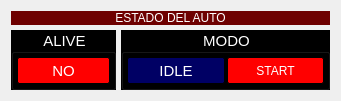
     <widget class="QWidget" name="verticalLayoutWidget_5">
      <property name="geometry">
       <rect>
        <x>20</x>
        <y>20</y>
        <width>341</width>
        <height>101</height>
       </rect>
      </property>
      <layout class="QVBoxLayout" name="verticalLayout_5" stretch="1,1">
       <property name="spacing">
        <number>5</number>
       </property>
       <item>
        <widget class="QLabel" name="label_5">
         <property name="sizePolicy">
          <sizepolicy hsizetype="Preferred" vsizetype="Fixed">
           <horstretch>0</horstretch>
           <verstretch>0</verstretch>
          </sizepolicy>
         </property>
         <property name="styleSheet">
          <string notr="true">background-color: rgb(110, 0, 0);
color: rgb(255, 255, 255);
font: 700 12pt &quot;Tahoma&quot;;</string>
         </property>
         <property name="frameShape">
          <enum>QFrame::NoFrame</enum>
         </property>
         <property name="frameShadow">
          <enum>QFrame::Plain</enum>
         </property>
         <property name="text">
          <string>ESTADO DEL AUTO</string>
         </property>
         <property name="alignment">
          <set>Qt::AlignCenter</set>
         </property>
         <property name="wordWrap">
          <bool>true</bool>
         </property>
        </widget>
       </item>
       <item>
        <layout class="QVBoxLayout" name="verticalLayout_30">
         <item>
          <layout class="QHBoxLayout" name="horizontalLayout_2" stretch="1,2">
           <property name="spacing">
            <number>5</number>
           </property>
           <item>
            <widget class="QGroupBox" name="VELOCITY_2">
             <property name="sizePolicy">
              <sizepolicy hsizetype="Preferred" vsizetype="Expanding">
               <horstretch>0</horstretch>
               <verstretch>0</verstretch>
              </sizepolicy>
             </property>
             <property name="font">
              <font>
               <family>Tahoma</family>
               <pointsize>11</pointsize>
               <italic>false</italic>
               <bold>false</bold>
              </font>
             </property>
             <property name="styleSheet">
              <string notr="true">background-color: rgb(0, 0, 0);
color: rgb(255, 255, 255);
font: 11pt &quot;Tahoma&quot;;</string>
             </property>
             <property name="title">
              <string>ALIVE</string>
             </property>
             <property name="alignment">
              <set>Qt::AlignCenter</set>
             </property>
             <layout class="QGridLayout" name="gridLayout_9">
              <property name="leftMargin">
               <number>3</number>
              </property>
              <property name="topMargin">
               <number>3</number>
              </property>
              <property name="rightMargin">
               <number>3</number>
              </property>
              <property name="bottomMargin">
               <number>3</number>
              </property>
              <property name="horizontalSpacing">
               <number>2</number>
              </property>
              <property name="verticalSpacing">
               <number>0</number>
              </property>
              <item row="0" column="0">
               <layout class="QGridLayout" name="gridLayout_2">
                <item row="0" column="0">
                 <widget class="QLabel" name="AliveLabel">
                  <property name="sizePolicy">
                   <sizepolicy hsizetype="Expanding" vsizetype="Expanding">
                    <horstretch>0</horstretch>
                    <verstretch>0</verstretch>
                   </sizepolicy>
                  </property>
                  <property name="font">
                   <font>
                    <family>Tahoma</family>
                    <pointsize>11</pointsize>
                    <italic>false</italic>
                    <bold>false</bold>
                   </font>
                  </property>
                  <property name="styleSheet">
                   <string notr="true">border: 1px solid gray;
border-color: black;
border-radius: 2px;
background-color: red;
color: white;</string>
                  </property>
                  <property name="frameShape">
                   <enum>QFrame::Box</enum>
                  </property>
                  <property name="frameShadow">
                   <enum>QFrame::Plain</enum>
                  </property>
                  <property name="lineWidth">
                   <number>1</number>
                  </property>
                  <property name="text">
                   <string>NO</string>
                  </property>
                  <property name="alignment">
                   <set>Qt::AlignCenter</set>
                  </property>
                 </widget>
                </item>
               </layout>
              </item>
             </layout>
            </widget>
           </item>
           <item>
            <widget class="QGroupBox" name="VELOCITY">
             <property name="sizePolicy">
              <sizepolicy hsizetype="Preferred" vsizetype="Expanding">
               <horstretch>0</horstretch>
               <verstretch>0</verstretch>
              </sizepolicy>
             </property>
             <property name="font">
              <font>
               <family>Tahoma</family>
               <pointsize>11</pointsize>
               <italic>false</italic>
               <bold>false</bold>
              </font>
             </property>
             <property name="styleSheet">
              <string notr="true">background-color: rgb(0, 0, 0);
color: rgb(255, 255, 255);
font: 11pt &quot;Tahoma&quot;;</string>
             </property>
             <property name="title">
              <string>MODO</string>
             </property>
             <property name="alignment">
              <set>Qt::AlignCenter</set>
             </property>
             <layout class="QGridLayout" name="gridLayout_8">
              <property name="leftMargin">
               <number>3</number>
              </property>
              <property name="topMargin">
               <number>3</number>
              </property>
              <property name="rightMargin">
               <number>3</number>
              </property>
              <property name="bottomMargin">
               <number>3</number>
              </property>
              <property name="horizontalSpacing">
               <number>2</number>
              </property>
              <property name="verticalSpacing">
               <number>0</number>
              </property>
              <item row="1" column="2">
               <widget class="QPushButton" name="startModeButton">
                <property name="sizePolicy">
                 <sizepolicy hsizetype="Expanding" vsizetype="Expanding">
                  <horstretch>0</horstretch>
                  <verstretch>0</verstretch>
                 </sizepolicy>
                </property>
                <property name="styleSheet">
                 <string notr="true">border: 1px solid gray;
border-color: black;
border-radius: 2px;
background-color: red;
color: rgb(255, 255, 255);</string>
                </property>
                <property name="text">
                 <string>START</string>
                </property>
                <property name="checkable">
                 <bool>true</bool>
                </property>
                <property name="flat">
                 <bool>false</bool>
                </property>
               </widget>
              </item>
              <item row="1" column="1">
               <widget class="QLabel" name="EstadoBotonLabel">
                <property name="sizePolicy">
                 <sizepolicy hsizetype="Expanding" vsizetype="Expanding">
                  <horstretch>0</horstretch>
                  <verstretch>0</verstretch>
                 </sizepolicy>
                </property>
                <property name="font">
                 <font>
                  <family>Tahoma</family>
                  <pointsize>11</pointsize>
                  <italic>false</italic>
                  <bold>false</bold>
                 </font>
                </property>
                <property name="styleSheet">
                 <string notr="true">border: 1px solid gray;
border-color: black;
border-radius: 2px;
background-color: rgb(0, 0, 100);
color: rgb(255, 255, 255);</string>
                </property>
                <property name="frameShape">
                 <enum>QFrame::Box</enum>
                </property>
                <property name="frameShadow">
                 <enum>QFrame::Plain</enum>
                </property>
                <property name="lineWidth">
                 <number>1</number>
                </property>
                <property name="text">
                 <string>IDLE</string>
                </property>
                <property name="alignment">
                 <set>Qt::AlignCenter</set>
                </property>
               </widget>
              </item>
             </layout>
            </widget>
           </item>
          </layout>
         </item>
        </layout>
       </item>
      </layout>
     </widget>
